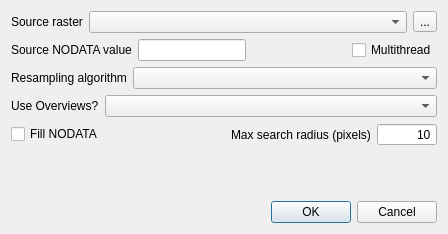
<?xml version="1.0" encoding="UTF-8"?>
<ui version="4.0">
 <class>Dialog</class>
 <widget class="QDialog" name="Dialog">
  <property name="geometry">
   <rect>
    <x>0</x>
    <y>0</y>
    <width>448</width>
    <height>234</height>
   </rect>
  </property>
  <property name="windowTitle">
   <string>Roughness Sampling</string>
  </property>
  <layout class="QGridLayout" name="gridLayout">
   <item row="0" column="0">
    <layout class="QHBoxLayout" name="horizontalLayout">
     <item>
      <widget class="QLabel" name="label">
       <property name="text">
        <string>Source raster</string>
       </property>
      </widget>
     </item>
     <item>
      <widget class="QComboBox" name="srcRasterCbo">
       <property name="sizePolicy">
        <sizepolicy hsizetype="MinimumExpanding" vsizetype="Fixed">
         <horstretch>0</horstretch>
         <verstretch>0</verstretch>
        </sizepolicy>
       </property>
      </widget>
     </item>
     <item>
      <widget class="QToolButton" name="browseSrcBtn">
       <property name="text">
        <string>...</string>
       </property>
      </widget>
     </item>
    </layout>
   </item>
   <item row="1" column="0">
    <layout class="QHBoxLayout" name="horizontalLayout_4">
     <item>
      <widget class="QLabel" name="label_4">
       <property name="text">
        <string>Source NODATA value</string>
       </property>
      </widget>
     </item>
     <item>
      <widget class="QLineEdit" name="srcNoDataEdit">
       <property name="sizePolicy">
        <sizepolicy hsizetype="Preferred" vsizetype="Fixed">
         <horstretch>0</horstretch>
         <verstretch>0</verstretch>
        </sizepolicy>
       </property>
      </widget>
     </item>
     <item>
      <spacer name="horizontalSpacer_2">
       <property name="orientation">
        <enum>Qt::Horizontal</enum>
       </property>
       <property name="sizeHint" stdset="0">
        <size>
         <width>40</width>
         <height>20</height>
        </size>
       </property>
      </spacer>
     </item>
     <item>
      <widget class="QCheckBox" name="multiThreadChBox">
       <property name="text">
        <string>Multithread</string>
       </property>
      </widget>
     </item>
    </layout>
   </item>
   <item row="2" column="0">
    <layout class="QHBoxLayout" name="horizontalLayout_2">
     <item>
      <widget class="QLabel" name="label_2">
       <property name="text">
        <string>Resampling algorithm</string>
       </property>
      </widget>
     </item>
     <item>
      <widget class="QComboBox" name="algCbo">
       <property name="sizePolicy">
        <sizepolicy hsizetype="MinimumExpanding" vsizetype="Fixed">
         <horstretch>0</horstretch>
         <verstretch>0</verstretch>
        </sizepolicy>
       </property>
      </widget>
     </item>
    </layout>
   </item>
   <item row="3" column="0">
    <layout class="QHBoxLayout" name="horizontalLayout_6">
     <item>
      <widget class="QLabel" name="label_3">
       <property name="text">
        <string>Use Overviews?</string>
       </property>
      </widget>
     </item>
     <item>
      <widget class="QComboBox" name="ovrCbo">
       <property name="sizePolicy">
        <sizepolicy hsizetype="MinimumExpanding" vsizetype="Fixed">
         <horstretch>0</horstretch>
         <verstretch>0</verstretch>
        </sizepolicy>
       </property>
      </widget>
     </item>
    </layout>
   </item>
   <item row="4" column="0">
    <layout class="QHBoxLayout" name="horizontalLayout_3">
     <property name="bottomMargin">
      <number>20</number>
     </property>
     <item>
      <widget class="QCheckBox" name="fillNoDataChBox">
       <property name="text">
        <string>Fill NODATA</string>
       </property>
       <property name="checked">
        <bool>false</bool>
       </property>
      </widget>
     </item>
     <item>
      <spacer name="horizontalSpacer">
       <property name="orientation">
        <enum>Qt::Horizontal</enum>
       </property>
       <property name="sizeHint" stdset="0">
        <size>
         <width>40</width>
         <height>20</height>
        </size>
       </property>
      </spacer>
     </item>
     <item>
      <widget class="QLabel" name="max_radius_lab">
       <property name="text">
        <string>Max search radius (pixels)</string>
       </property>
      </widget>
     </item>
     <item>
      <widget class="QSpinBox" name="radiusSBox">
       <property name="sizePolicy">
        <sizepolicy hsizetype="Preferred" vsizetype="Fixed">
         <horstretch>0</horstretch>
         <verstretch>0</verstretch>
        </sizepolicy>
       </property>
       <property name="minimumSize">
        <size>
         <width>60</width>
         <height>0</height>
        </size>
       </property>
       <property name="maximumSize">
        <size>
         <width>60</width>
         <height>16777215</height>
        </size>
       </property>
       <property name="alignment">
        <set>Qt::AlignRight|Qt::AlignTrailing|Qt::AlignVCenter</set>
       </property>
       <property name="buttonSymbols">
        <enum>QAbstractSpinBox::NoButtons</enum>
       </property>
       <property name="minimum">
        <number>1</number>
       </property>
       <property name="value">
        <number>10</number>
       </property>
      </widget>
     </item>
    </layout>
   </item>
   <item row="5" column="0">
    <spacer name="verticalSpacer">
     <property name="orientation">
      <enum>Qt::Vertical</enum>
     </property>
     <property name="sizeHint" stdset="0">
      <size>
       <width>20</width>
       <height>40</height>
      </size>
     </property>
    </spacer>
   </item>
   <item row="6" column="0">
    <widget class="QDialogButtonBox" name="buttonBox">
     <property name="orientation">
      <enum>Qt::Horizontal</enum>
     </property>
     <property name="standardButtons">
      <set>QDialogButtonBox::Cancel|QDialogButtonBox::Ok</set>
     </property>
    </widget>
   </item>
  </layout>
 </widget>
 <resources/>
 <connections>
  <connection>
   <sender>buttonBox</sender>
   <signal>accepted()</signal>
   <receiver>Dialog</receiver>
   <slot>accept()</slot>
   <hints>
    <hint type="sourcelabel">
     <x>259</x>
     <y>196</y>
    </hint>
    <hint type="destinationlabel">
     <x>157</x>
     <y>207</y>
    </hint>
   </hints>
  </connection>
  <connection>
   <sender>buttonBox</sender>
   <signal>rejected()</signal>
   <receiver>Dialog</receiver>
   <slot>reject()</slot>
   <hints>
    <hint type="sourcelabel">
     <x>327</x>
     <y>196</y>
    </hint>
    <hint type="destinationlabel">
     <x>286</x>
     <y>207</y>
    </hint>
   </hints>
  </connection>
  <connection>
   <sender>fillNoDataChBox</sender>
   <signal>toggled(bool)</signal>
   <receiver>max_radius_lab</receiver>
   <slot>setVisible(bool)</slot>
   <hints>
    <hint type="sourcelabel">
     <x>81</x>
     <y>112</y>
    </hint>
    <hint type="destinationlabel">
     <x>240</x>
     <y>121</y>
    </hint>
   </hints>
  </connection>
  <connection>
   <sender>fillNoDataChBox</sender>
   <signal>toggled(bool)</signal>
   <receiver>radiusSBox</receiver>
   <slot>setVisible(bool)</slot>
   <hints>
    <hint type="sourcelabel">
     <x>75</x>
     <y>115</y>
    </hint>
    <hint type="destinationlabel">
     <x>388</x>
     <y>123</y>
    </hint>
   </hints>
  </connection>
 </connections>
</ui>
